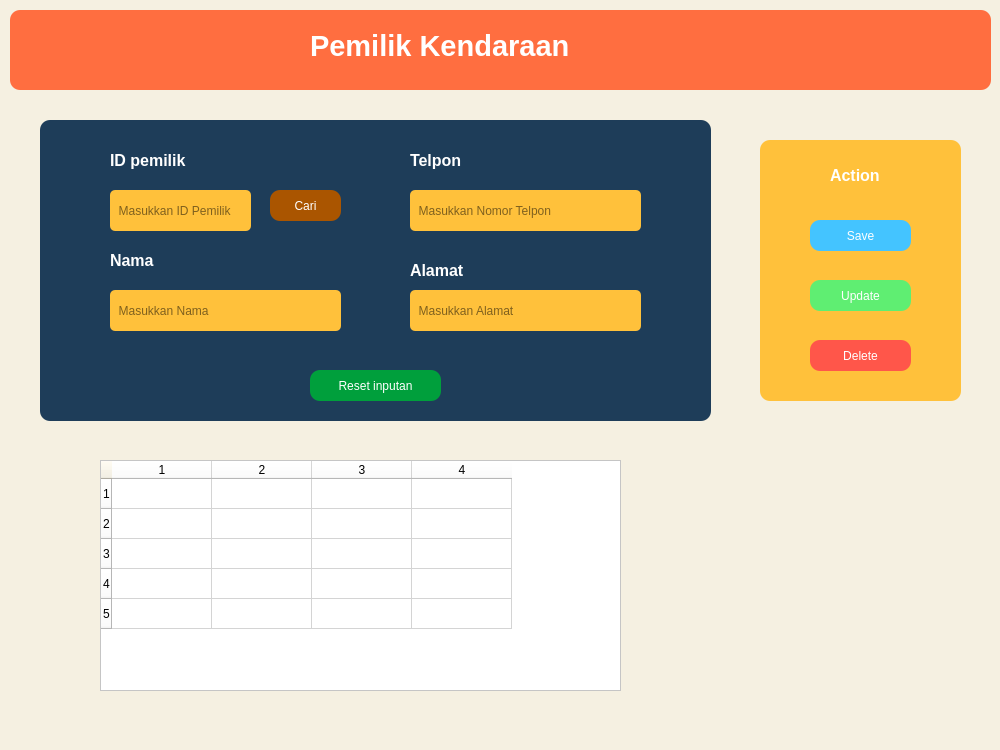
<?xml version="1.0" encoding="UTF-8"?>
<ui version="4.0">
 <class>Dialog</class>
 <widget class="QDialog" name="Dialog">
  <property name="geometry">
   <rect>
    <x>0</x>
    <y>0</y>
    <width>1000</width>
    <height>750</height>
   </rect>
  </property>
  <property name="windowTitle">
   <string>Dialog</string>
  </property>
  <property name="styleSheet">
   <string notr="true">background-color: rgb(245, 240, 225);</string>
  </property>
  <widget class="QFrame" name="frame">
   <property name="geometry">
    <rect>
     <x>10</x>
     <y>10</y>
     <width>981</width>
     <height>80</height>
    </rect>
   </property>
   <property name="styleSheet">
    <string notr="true">background-color: rgb(255, 110, 64);
border-radius:10px;</string>
   </property>
   <property name="frameShape">
    <enum>QFrame::StyledPanel</enum>
   </property>
   <property name="frameShadow">
    <enum>QFrame::Raised</enum>
   </property>
   <widget class="QLabel" name="label_7">
    <property name="geometry">
     <rect>
      <x>300</x>
      <y>20</y>
      <width>351</width>
      <height>31</height>
     </rect>
    </property>
    <property name="font">
     <font>
      <pointsize>22</pointsize>
      <weight>75</weight>
      <bold>true</bold>
     </font>
    </property>
    <property name="styleSheet">
     <string notr="true">color: rgb(255, 255, 255);</string>
    </property>
    <property name="text">
     <string>Pemilik Kendaraan</string>
    </property>
   </widget>
  </widget>
  <widget class="QFrame" name="frame_2">
   <property name="geometry">
    <rect>
     <x>40</x>
     <y>120</y>
     <width>671</width>
     <height>301</height>
    </rect>
   </property>
   <property name="styleSheet">
    <string notr="true">background-color: rgb(30, 61, 89);
border-radius:10px;</string>
   </property>
   <property name="frameShape">
    <enum>QFrame::StyledPanel</enum>
   </property>
   <property name="frameShadow">
    <enum>QFrame::Raised</enum>
   </property>
   <widget class="QLineEdit" name="kodePemilik">
    <property name="geometry">
     <rect>
      <x>70</x>
      <y>70</y>
      <width>141</width>
      <height>41</height>
     </rect>
    </property>
    <property name="styleSheet">
     <string notr="true">background-color: rgb(255, 193, 59);
border-radius: 5px</string>
    </property>
    <property name="placeholderText">
     <string>  Masukkan ID Pemilik</string>
    </property>
   </widget>
   <widget class="QLabel" name="label">
    <property name="geometry">
     <rect>
      <x>70</x>
      <y>30</y>
      <width>231</width>
      <height>21</height>
     </rect>
    </property>
    <property name="font">
     <font>
      <pointsize>12</pointsize>
      <weight>75</weight>
      <bold>true</bold>
     </font>
    </property>
    <property name="styleSheet">
     <string notr="true">color: rgb(255, 255, 255);</string>
    </property>
    <property name="text">
     <string>ID pemilik</string>
    </property>
   </widget>
   <widget class="QLabel" name="label_2">
    <property name="geometry">
     <rect>
      <x>70</x>
      <y>130</y>
      <width>71</width>
      <height>21</height>
     </rect>
    </property>
    <property name="font">
     <font>
      <pointsize>12</pointsize>
      <weight>75</weight>
      <bold>true</bold>
     </font>
    </property>
    <property name="styleSheet">
     <string notr="true">color: rgb(255, 255, 255);</string>
    </property>
    <property name="text">
     <string>Nama</string>
    </property>
   </widget>
   <widget class="QLineEdit" name="namaPemilik">
    <property name="geometry">
     <rect>
      <x>70</x>
      <y>170</y>
      <width>231</width>
      <height>41</height>
     </rect>
    </property>
    <property name="styleSheet">
     <string notr="true">background-color: rgb(255, 193, 59);
border-radius: 5px</string>
    </property>
    <property name="placeholderText">
     <string>  Masukkan Nama</string>
    </property>
   </widget>
   <widget class="QLabel" name="label_3">
    <property name="geometry">
     <rect>
      <x>370</x>
      <y>30</y>
      <width>71</width>
      <height>21</height>
     </rect>
    </property>
    <property name="font">
     <font>
      <pointsize>12</pointsize>
      <weight>75</weight>
      <bold>true</bold>
     </font>
    </property>
    <property name="styleSheet">
     <string notr="true">color: rgb(255, 255, 255);</string>
    </property>
    <property name="text">
     <string>Telpon</string>
    </property>
   </widget>
   <widget class="QLineEdit" name="telpPemilik">
    <property name="geometry">
     <rect>
      <x>370</x>
      <y>70</y>
      <width>231</width>
      <height>41</height>
     </rect>
    </property>
    <property name="styleSheet">
     <string notr="true">background-color: rgb(255, 193, 59);
border-radius: 5px</string>
    </property>
    <property name="placeholderText">
     <string>  Masukkan Nomor Telpon</string>
    </property>
   </widget>
   <widget class="QLabel" name="label_4">
    <property name="geometry">
     <rect>
      <x>370</x>
      <y>140</y>
      <width>71</width>
      <height>21</height>
     </rect>
    </property>
    <property name="font">
     <font>
      <pointsize>12</pointsize>
      <weight>75</weight>
      <bold>true</bold>
     </font>
    </property>
    <property name="styleSheet">
     <string notr="true">color: rgb(255, 255, 255);</string>
    </property>
    <property name="text">
     <string>Alamat</string>
    </property>
   </widget>
   <widget class="QLineEdit" name="alamatPemilik">
    <property name="geometry">
     <rect>
      <x>370</x>
      <y>170</y>
      <width>231</width>
      <height>41</height>
     </rect>
    </property>
    <property name="styleSheet">
     <string notr="true">background-color: rgb(255, 193, 59);
border-radius: 5px</string>
    </property>
    <property name="placeholderText">
     <string>  Masukkan Alamat</string>
    </property>
   </widget>
   <widget class="QPushButton" name="btnReset">
    <property name="geometry">
     <rect>
      <x>270</x>
      <y>250</y>
      <width>131</width>
      <height>31</height>
     </rect>
    </property>
    <property name="styleSheet">
     <string notr="true">border-radius: 10px;
background-color: rgb(0, 159, 60);
font: 5 8pt &quot;Arial Black&quot;;
color:white;</string>
    </property>
    <property name="text">
     <string>Reset inputan</string>
    </property>
    <property name="icon">
     <iconset>
      <normaloff>../../../../praktikum/python code/Perpustakaan/Asset/reset.png</normaloff>../../../../praktikum/python code/Perpustakaan/Asset/reset.png</iconset>
    </property>
   </widget>
   <widget class="QPushButton" name="btnSearch">
    <property name="geometry">
     <rect>
      <x>230</x>
      <y>70</y>
      <width>71</width>
      <height>31</height>
     </rect>
    </property>
    <property name="styleSheet">
     <string notr="true">background-color: rgb(170, 85, 0);
border-radius: 10px;
font: 5 8pt &quot;Arial Black&quot;;
color:white;</string>
    </property>
    <property name="text">
     <string>Cari</string>
    </property>
    <property name="icon">
     <iconset>
      <normaloff>../../../../praktikum/python code/Perpustakaan/Asset/cari.png</normaloff>../../../../praktikum/python code/Perpustakaan/Asset/cari.png</iconset>
    </property>
   </widget>
  </widget>
  <widget class="QTableWidget" name="gridPemilik">
   <property name="geometry">
    <rect>
     <x>100</x>
     <y>460</y>
     <width>521</width>
     <height>231</height>
    </rect>
   </property>
   <property name="styleSheet">
    <string notr="true">background-color: rgb(255, 255, 255);</string>
   </property>
   <row>
    <property name="text">
     <string>1</string>
    </property>
   </row>
   <row>
    <property name="text">
     <string>2</string>
    </property>
   </row>
   <row>
    <property name="text">
     <string>3</string>
    </property>
   </row>
   <row>
    <property name="text">
     <string>4</string>
    </property>
   </row>
   <row>
    <property name="text">
     <string>5</string>
    </property>
   </row>
   <column>
    <property name="text">
     <string>1</string>
    </property>
   </column>
   <column>
    <property name="text">
     <string>2</string>
    </property>
   </column>
   <column>
    <property name="text">
     <string>3</string>
    </property>
   </column>
   <column>
    <property name="text">
     <string>4</string>
    </property>
   </column>
  </widget>
  <widget class="QFrame" name="frame_3">
   <property name="geometry">
    <rect>
     <x>760</x>
     <y>140</y>
     <width>201</width>
     <height>261</height>
    </rect>
   </property>
   <property name="styleSheet">
    <string notr="true">background-color: rgb(255, 193, 59);
border-radius:10px;</string>
   </property>
   <property name="frameShape">
    <enum>QFrame::StyledPanel</enum>
   </property>
   <property name="frameShadow">
    <enum>QFrame::Raised</enum>
   </property>
   <widget class="QPushButton" name="btnSave">
    <property name="geometry">
     <rect>
      <x>50</x>
      <y>80</y>
      <width>101</width>
      <height>31</height>
     </rect>
    </property>
    <property name="styleSheet">
     <string notr="true">border-radius: 10px;
background-color: rgb(68, 196, 255);
font: 5 8pt &quot;Arial Black&quot;;
color:white;</string>
    </property>
    <property name="text">
     <string>Save</string>
    </property>
    <property name="icon">
     <iconset>
      <normaloff>../../../../praktikum/python code/Perpustakaan/Asset/save.png</normaloff>../../../../praktikum/python code/Perpustakaan/Asset/save.png</iconset>
    </property>
   </widget>
   <widget class="QPushButton" name="btnUpdate">
    <property name="geometry">
     <rect>
      <x>50</x>
      <y>140</y>
      <width>101</width>
      <height>31</height>
     </rect>
    </property>
    <property name="styleSheet">
     <string notr="true">border-radius: 10px;
font: 5 8pt &quot;Arial Black&quot;;
color:white;
background-color: rgb(95, 238, 114);</string>
    </property>
    <property name="text">
     <string>Update</string>
    </property>
    <property name="icon">
     <iconset>
      <normaloff>../../../../praktikum/python code/Perpustakaan/Asset/update.png</normaloff>../../../../praktikum/python code/Perpustakaan/Asset/update.png</iconset>
    </property>
   </widget>
   <widget class="QPushButton" name="btnDelete">
    <property name="geometry">
     <rect>
      <x>50</x>
      <y>200</y>
      <width>101</width>
      <height>31</height>
     </rect>
    </property>
    <property name="styleSheet">
     <string notr="true">border-radius: 10px;
font: 5 8pt &quot;Arial Black&quot;;
background-color: rgb(255, 86, 74);
color:white;</string>
    </property>
    <property name="text">
     <string>Delete</string>
    </property>
    <property name="icon">
     <iconset>
      <normaloff>../../../../praktikum/python code/Perpustakaan/Asset/delete.png</normaloff>../../../../praktikum/python code/Perpustakaan/Asset/delete.png</iconset>
    </property>
   </widget>
   <widget class="QLabel" name="label_5">
    <property name="geometry">
     <rect>
      <x>70</x>
      <y>20</y>
      <width>81</width>
      <height>31</height>
     </rect>
    </property>
    <property name="font">
     <font>
      <pointsize>12</pointsize>
      <weight>75</weight>
      <bold>true</bold>
     </font>
    </property>
    <property name="styleSheet">
     <string notr="true">color: rgb(255, 255, 255);</string>
    </property>
    <property name="text">
     <string>Action</string>
    </property>
   </widget>
  </widget>
 </widget>
 <resources/>
 <connections/>
</ui>
